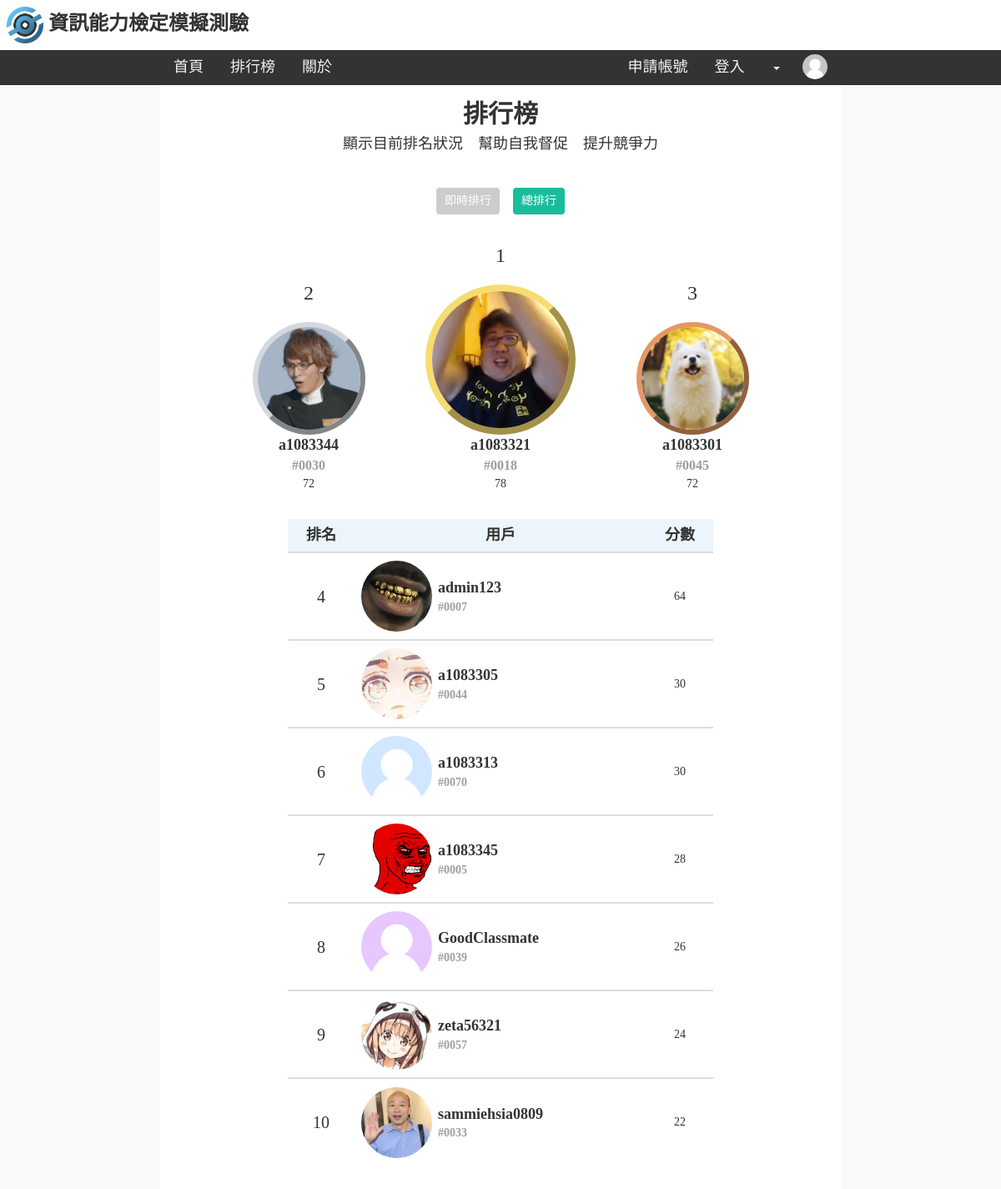
The app's page /itmocktest/leaderboard.php?type=last_score with its own data.
### tables this page shows
CREATE TABLE `user` (
  `identity` int(1) NOT NULL,
  `username` varchar(30) NOT NULL,
  `password` varchar(100) NOT NULL,
  `role` tinyint(1) NOT NULL DEFAULT '0',
  `reg_time` int(1) NOT NULL,
  `last_login` int(1) NOT NULL DEFAULT '-1',
  `high_score` tinyint(1) NOT NULL DEFAULT '0',
  `transcript` text NOT NULL,
  `last_score` tinyint(1) NOT NULL DEFAULT '0',
  `test_time` int(1) NOT NULL,
  `elapsed_time` int(1) NOT NULL
);

### itmocktest/leaderboard.php (the view, shortened to what this page needs)
<!DOCTYPE html>
<html>
<head>
	<link rel="stylesheet" href="https://maxcdn.bootstrapcdn.com/bootstrap/3.4.1/css/bootstrap.min.css">
	<link href="des.css" rel="stylesheet" type="text/css">
	<?php include("utility_functions.php"); ?>
	<?php top_menu(); ?>
</head>
<body>
	<div class="padding">
		<h2 align="center" style="font-weight: bold;">排行榜</h2>
		<h4 align="center" style="padding-bottom: 32px;">顯示目前排名狀況&emsp;幫助自我督促&emsp;提升競爭力</h4>
		<?php
		echo "<center style='padding-bottom: 32px;'>";
		echo "<button class='btn_s green' ".($_GET["type"]=="last_score" ? "disabled='disabled'" : NULL)." onclick='javascript:location.href=\"?type=last_score\"'>即時排行</button>";
		echo "<button class='btn_s green' ".($_GET["type"]=="high_score" ? "disabled='disabled'" : NULL)." onclick='javascript:location.href=\"?type=high_score\"'>總排行</button>";
		echo "</center>";
		?>
		<table border="0" align="center">
			<tr align="center" valign="bottom">
				<?php
				$type=$_GET["type"];
				$con=db_link();
				$result=mysqli_query($con, "SELECT * FROM user ORDER BY $type DESC");
				for($i=0; $i<3; $i++)
				{
					mysqli_data_seek($result, $i);
					$row_top[$i]=mysqli_fetch_assoc($result);
				}
				echo "<td width='220'>";
				echo "<p style='font-size: 24px; padding-bottom: 8px;'>2</p>";
				echo "<a href='/itmocktest/user/profile.php?id=".$row_top[1]["identity"]."'>";
				echo "<img src='/itmocktest/image/avatar/".$row_top[1]["username"].".png' width='135' class='rounded' style='border: 6px #D5D8DC outset'>";
				echo "</a><br/>";
				echo "<font size='4'><b>".$row_top[1]["username"]."</b></font><br/>";
				echo "<font size='3' color='#9E9E9E'><b>".identity_code($row_top[1]["identity"])."</b></font><br/>";
				echo "<div>".$row_top[1][$type]."</div>";
				echo "</td>";
				echo "<td width='240'>";
				echo "<p style='font-size: 24px; padding-bottom: 8px;'>1</p>";
				echo "<a href='/itmocktest/user/profile.php?id=".$row_top[0]["identity"]."'>";
				echo "<img src='/itmocktest/image/avatar/".$row_top[0]["username"].".png' width='180' class='rounded' style='border: 8px #F7DC6F outset'>";
				echo "</a><br/>";
				echo "<font size='4'><b>".$row_top[0]["username"]."</b></font><br/>";
				echo "<font size='3' color='#9E9E9E'><b>".identity_code($row_top[0]["identity"])."</b></font><br/>";
				echo "<div>".$row_top[0][$type]."</div>";
				echo "</td>";
				echo "<td width='220'>";
				echo "<p style='font-size: 24px; padding-bottom: 8px;'>3</p>";
				echo "<a href='/itmocktest/user/profile.php?id=".$row_top[2]["identity"]."'>";
				echo "<img src='/itmocktest/image/avatar/".$row_top[2]["username"].".png' width='135' class='rounded' style='border: 6px #E59866 outset'>";
				echo "</a><br/>";
				echo "<font size='4'><b>".$row_top[2]["username"]."</b></font><br/>";
				echo "<font size='3' color='#9E9E9E'><b>".identity_code($row_top[2]["identity"])."</b></font><br/>";
				echo "<div>".$row_top[2][$type]."</div>";
				echo "</td>";
				?>
			</tr>
		</table>
		<table border="0" align="center" style="margin-top: 32px;">
			<tr height="40" align="center" bgcolor="#EBF5FB">
				<td width="80">
					<h4><b>排名</b></h4>
				</td>
				<td colspan="2" width="350">
					<h4><b>用戶</b></h4>
				</td>
				<td width="80">
					<h4><b>分數</b></h4>
				</td>
			</tr>
		<?php
		$result=mysqli_query($con, "SELECT * FROM user ORDER BY $type DESC LIMIT 3, 7");
		$i=4;
		while($row=mysqli_fetch_assoc($result))
		{
			if(isset($_COOKIE["member_ID"]) && $_COOKIE["member_ID"]==$row["identity"])
				echo "<tr height='105' bgcolor='#FDEDEC' class='top_line'>";
			else
				echo "<tr height='105' class='top_line'>";
			echo "<td align='center' style='font-size: 20px;'>";
			echo $i++;
			echo "</td>";
			echo "<td width='100' align='center'>";
			echo "<a href='/itmocktest/user/profile.php?id=".$row["identity"]."'>";
			echo "<img src='/itmocktest/image/avatar/".$row["username"].".png' width='85' class='rounded'><br/>";
			echo "</a>";
			echo "</td>";
			echo "<td>";
			echo "<font size='4'><b>".$row["username"]."</b></font><br/>";
			echo "<font color='#9E9E9E'><b>".identity_code($row["identity"])."</b></font><br/>";
			echo "</td>";
			echo "<td align='center'>";
			echo $row[$type]."<br/>";
			echo "</td>";
			echo "</tr>";
		}
		?>
		</table>
	</div>
</body>
</html>

### itmocktest/utility_functions.php (shortened to what this page needs)
<?php
function db_link()
{
	return mysqli_connect("localhost", "root", "password", "php2020");
}
function top_menu()
{
	echo "<div class='top_bar top_title'>";
	echo "<a href='/itmocktest/homepage.php'>";
	echo "<img src='/itmocktest/image/logo.png' width='44'>&nbsp;資訊能力檢定模擬測驗";
	echo "</a>";
	echo "</div>";
	echo "<div class='top_bar top_menu'>";
	echo "<a class='bookmark' href='/itmocktest/homepage.php'>首頁</a>";
	echo "<a class='bookmark' href='/itmocktest/leaderboard.php'>排行榜</a>";
	echo "<a class='bookmark' href='/itmocktest/about.php'>關於</a>";
	if(isset($_COOKIE["member_ID"]))
	{
		$con=db_link();
		$member_ID=$_COOKIE["member_ID"];
		$result=mysqli_query($con, "SELECT * FROM user WHERE identity='$member_ID'");
		$row=mysqli_fetch_assoc($result);
		echo "<div style='float: right; margin-right: calc(18% + 110px);'>";
		echo "<div class='btn-group' style='width: 110px; position: fixed;'>";
		echo "<a class='bookmark' data-toggle='dropdown'><span class='caret'></span></a>";
		echo "<ul class='dropdown-menu'>";
		echo "<li><a href='/itmocktest/user/profile.php?id=".$row["identity"]."'><b>".$row["username"]."</b> (".identity_code($row["identity"]).")</a></li>";
		echo "<li class='divider'></li>";
		echo "<li><a href='/itmocktest/user/profile.php?id=".$row["identity"]."'>個人主頁</a></li>";
		echo "<li><a href='/itmocktest/user/transcript.php'>測驗成績單</a></li>";
		echo "<li><a>設定</a></li>";
		if($row["role"]==1 || $row["role"]==2)
		{
			echo "<li class='divider'></li>";
			echo "<li><a href='/itmocktest/question_management/show.php'>題庫管理系統</a></li>";
			if($row["role"]==2)
			{
				echo "<li><a href='/itmocktest/member_management/list.php'>會員管理系統</a></li>";
				echo "<li><a href='/itmocktest/statistical_charts.php'>統計數據</a></li>";
			}
		}
		echo "<li class='divider'></li>";
		echo "<li><a href='/itmocktest/modal/logout.php' data-toggle='modal' data-target='#logout'>登出</a></li>";
		echo "</ul>";
		echo "<a href='/itmocktest/user/profile.php?id=".$row["identity"]."'>";
		echo "<img src='/itmocktest/image/avatar/".$row["username"].".png' class='rounded on_bar'>";
		echo "</a>";
		echo "</div>";
		echo "</div>";
	}
	else
	{
		echo "<div style='float: right; margin-right: calc(18% + 110px);'>";
		echo "<a href='/itmocktest/modal/signup.php' class='bookmark' data-toggle='modal' data-target='#signup'>申請帳號</a>";
		echo "<a href='/itmocktest/modal/login.php' class='bookmark' data-toggle='modal' data-target='#login'>登入</a>";
		echo "<div class='btn-group' style='width: 110px; position: fixed;'>";
		echo "<a class='bookmark' data-toggle='dropdown'><span class='caret'></span></a>";
		echo "<a href='/itmocktest/modal/login.php' data-toggle='modal' data-target='#login'>";
		echo "<img src='/itmocktest/image/default_avatar.png' class='rounded on_bar'>";
		echo "</a>";
		echo "</div>";
		echo "</div>";
	}
	echo "</div>";
	return;
}
function identity_code($identity)
{
	return "#".str_pad($identity, 4, "0", STR_PAD_LEFT);
}
?>

### itmocktest/des.css (style rules this page uses)
body { background-color: #F8F9F9; font-family: Microsoft YaHei; }
.top_bar { width: 100%; position: fixed; overflow: hidden; -webkit-user-select: none; -moz-user-select: none; user-select: none; }
.top_title { padding: 8px; height: 60px; background-color: white; z-index: 2; }
.top_title a { color: #333333; text-decoration: none; font-size: 24px; font-weight: bold; }
.top_menu { padding-top: 60px; padding-left: 16%; background-color: #333333; z-index: 1; }
.top_menu .bookmark { float: left; color: #f2f2f2; text-align: center; padding: 8px 16px; text-decoration: none; font-size: 18px; transition-duration: 0.2s; }
.padding { padding-top: 100px; padding-right: 2%; padding-left: 2%; padding-bottom: 32px; margin-right: 16%; margin-left: 16%; min-height: 100vh; background-color: white; }
.rounded { border-radius: 50%; cursor: pointer; transition: 0.2s ease; }
.rounded.on_bar { height: 30px; width: 30px; margin-top: 5px; margin-left: 10%; }
.btn_s { border: none; color: white; border-radius: 4px; padding: 6px 10px; margin: 0 8px; text-align: center; font-family: Microsoft YaHei; transition-duration: 0.2s; }
.btn_s:enabled { cursor: pointer; }
.btn_s:disabled { background-color: #CCCCCC; cursor: not-allowed; }
.green:enabled { background-color: #1ABC9C; }
tr.top_line td { border-top: 2px #DDDDDD solid; }

### records on screen
user: username (picture), username "a1083344", identity "#0030", last_score "72"
user: username (picture), username "a1083321", identity "#0018", last_score "78"
user: username (picture), username "a1083301", identity "#0045", last_score "72"
user: username (picture), username "admin123", identity "#0007", last_score "64"
user: username (picture), username "a1083305", identity "#0044", last_score "30"
user: username (picture), username "a1083313", identity "#0070", last_score "30"
user: username (picture), username "a1083345", identity "#0005", last_score "28"
user: username (picture), username "GoodClassmate", identity "#0039", last_score "26"
user: username (picture), username "zeta56321", identity "#0057", last_score "24"
user: username (picture), username "sammiehsia0809", identity "#0033", last_score "22"
